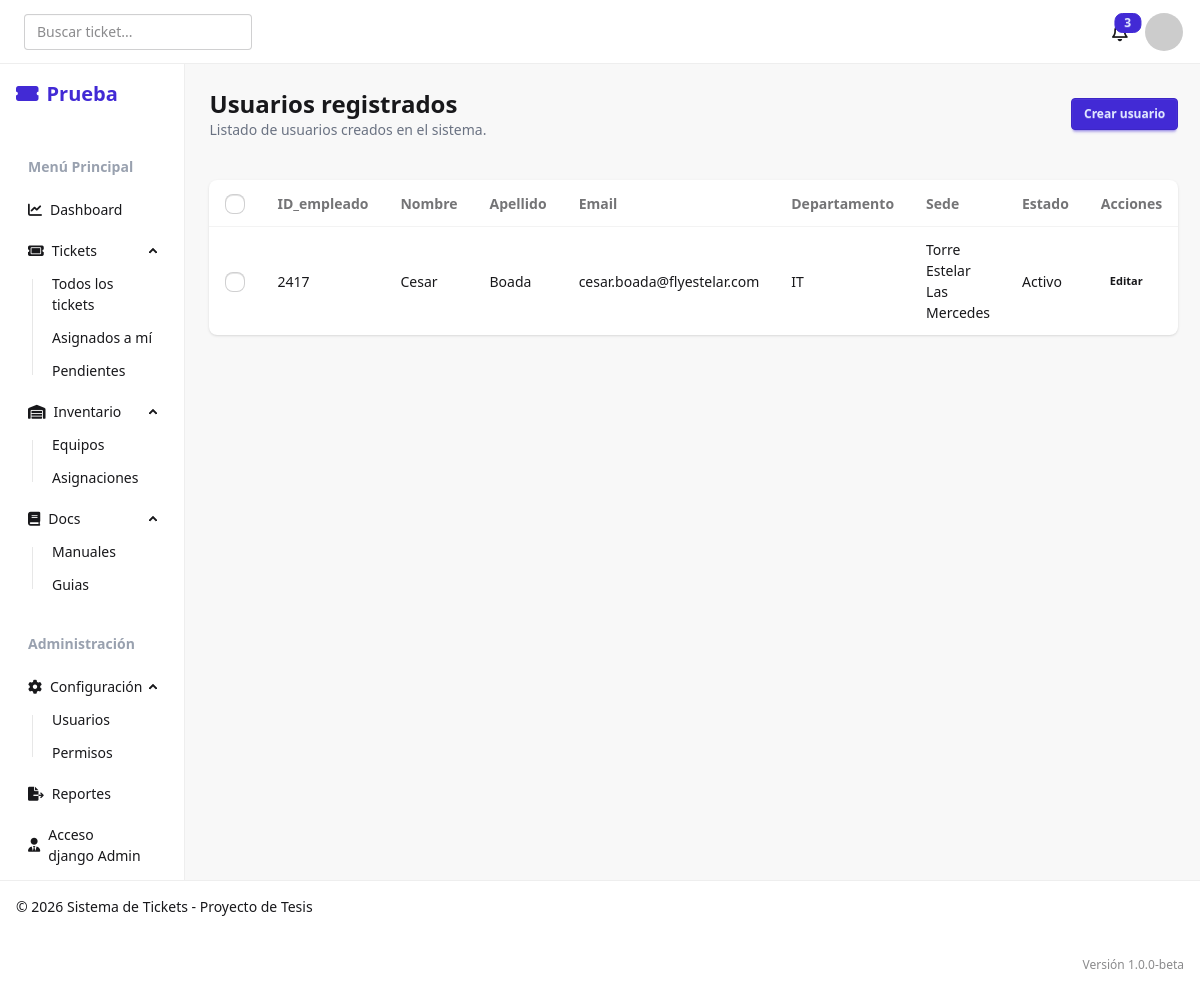
/users/view/, run on the app's committed database.
### users/models.py (models this page shows, shortened)
class usuario(AbstractUser):
    validador_empleado = RegexValidator(
        regex=r'^\d{4}',
        message="el numero de empleado debe tener 4 digitos"
    )
    ID_empleado = models.CharField(
        max_length=4,
        unique=True,
        validators=[validador_empleado],
        help_text="ID de empleado de 4 digitos",
        default="0000"
    )
    USERNAME_FIELD = 'ID_empleado'
    departamento = models.ForeignKey(
        'departamento',
        on_delete=models.SET_NULL,
        null=True,
        related_name='usuarios'
        )
    sede = models.ForeignKey(
        'sede',
        on_delete=models.SET_NULL,
        null=True,
        related_name='usuarios'
        )
    REQUIRED_FIELDS = ['username', 'email']

class departamento(models.Model):
    codigo = models.CharField(max_length=10, unique=True, null=True)
    nombre = models.CharField(max_length=50, unique=True)
    def __str__(self):
        return self.nombre
    class Meta:
        verbose_name_plural = "departamentos"

class sede(models.Model):
    codigo = models.CharField(
        max_length=3,
        unique=True,
        help_text="Codigo de sede de 3 caracteres")
    nombre = models.CharField(
        max_length=50,
        unique=True)
    departamentos = models.ManyToManyField(
        departamento,
        related_name='sedes',
        help_text="Departamentos en esta sede"
        )
    def __str__(self):
        return self.nombre

### users/views.py (the view)
# urls.py: path('view/', views.user_view, name='user_view'),
def user_view(request):
    user_model = get_user_model()
    usuarios = user_model.objects.select_related('departamento', 'sede').filter(is_active=True).order_by('ID_empleado')
    return render(request, 'user_view.html', {'usuarios': usuarios})

### users/templates/user_view.html (shortened to what this page needs)
{% extends 'base.html' %}
{% block content %}
<div class="space-y-6">
    <div class="flex flex-col gap-4 sm:flex-row sm:items-center sm:justify-between">
        <div>
            <h1 class="text-2xl font-bold">Usuarios registrados</h1>
            <p class="text-sm text-gray-500">Listado de usuarios creados en el sistema.</p>
        </div>
        <a href="{% url 'user_create' %}" class="btn btn-primary btn-sm">Crear usuario</a>
    </div>
    <form method="post" id="users-form" action="{% url 'user_delete' %}" class="space-y-4">
        <div class="overflow-x-auto bg-base-100 rounded-lg shadow">
            <table class="table w-full">
                <thead>
                    <tr>
                        <th>
                            <input type="checkbox" id="select-all" class="checkbox checkbox-sm" />
                        </th>
                        <th>ID_empleado</th>
                        <th>Nombre</th>
                        <th>Apellido</th>
                        <th>Email</th>
                        <th>Departamento</th>
                        <th>Sede</th>
                        <th>Estado</th>
                        <th>Acciones</th>
                    </tr>
                </thead>
                <tbody>
                    {% for usuario in usuarios %}
                        <tr>
                            <td>
                                <input
                                    type="checkbox"
                                    name="usuarios_seleccionados"
                                    value="{{ usuario.id }}"
                                    class="checkbox checkbox-sm row-checkbox"
                                />
                            </td>
                            <td>{{ usuario.ID_empleado }}</td>
                            <td>{{ usuario.first_name }}</td>
                            <td>{{ usuario.last_name }}</td>
                            <td>{{ usuario.email }}</td>
                            <td>{{ usuario.departamento }}</td>
                            <td>{{ usuario.sede }}</td>
                            <td>{{ usuario.is_active|yesno:"Activo,Inactivo"}}</td>
                            <td>
                                <a href="{% url 'user_edit' usuario.id %}" class="btn btn-ghost btn-xs">Editar</a>
                            </td>
                        </tr>
                    {% empty %}
                        <tr>
                            <td colspan="8" class="text-center text-gray-500 py-6">No hay usuarios registrados.</td>
                        </tr>
                    {% endfor %}
                </tbody>
            </table>
        </div>
    </form>
</div>
{% endblock %}

### data on the page
usuario: ID_empleado "2417", first_name "Cesar", last_name "Boada", email "cesar.boada@flyestelar.com", departamento "IT", sede "Torre Estelar Las Mercedes", is_active "Activo"
